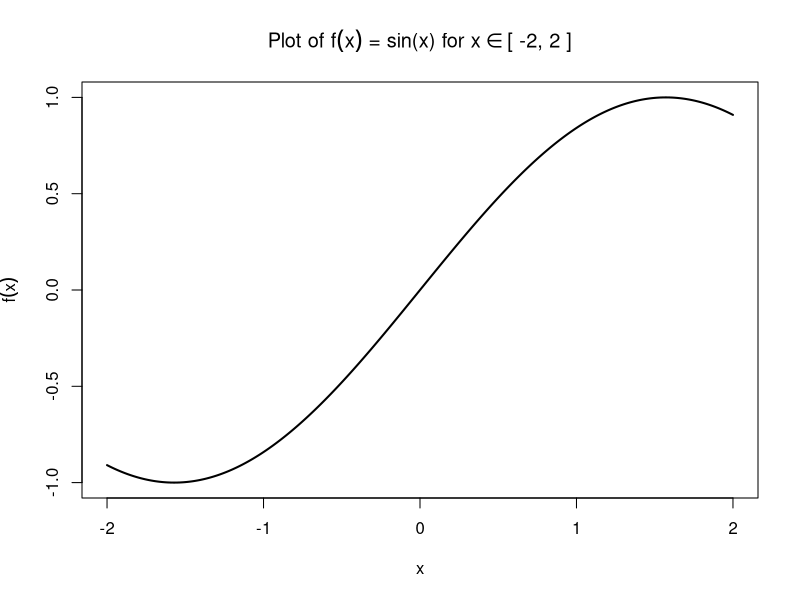
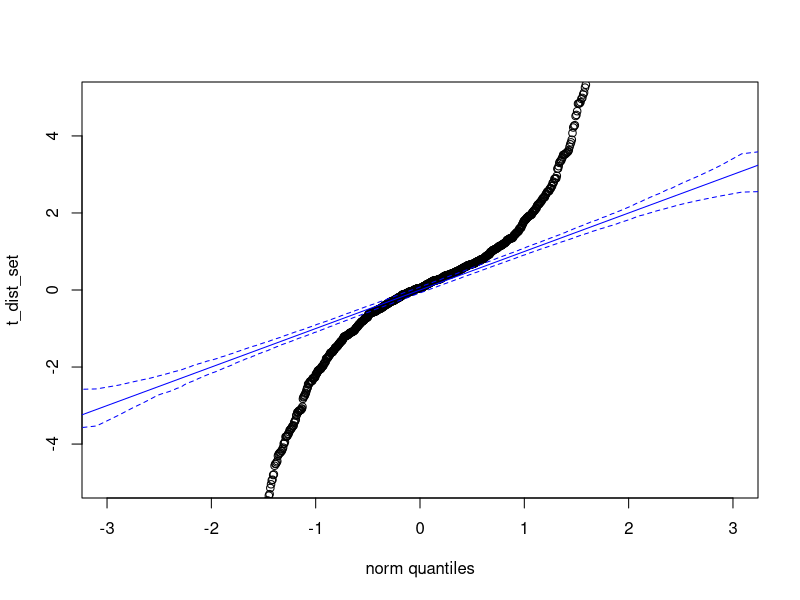
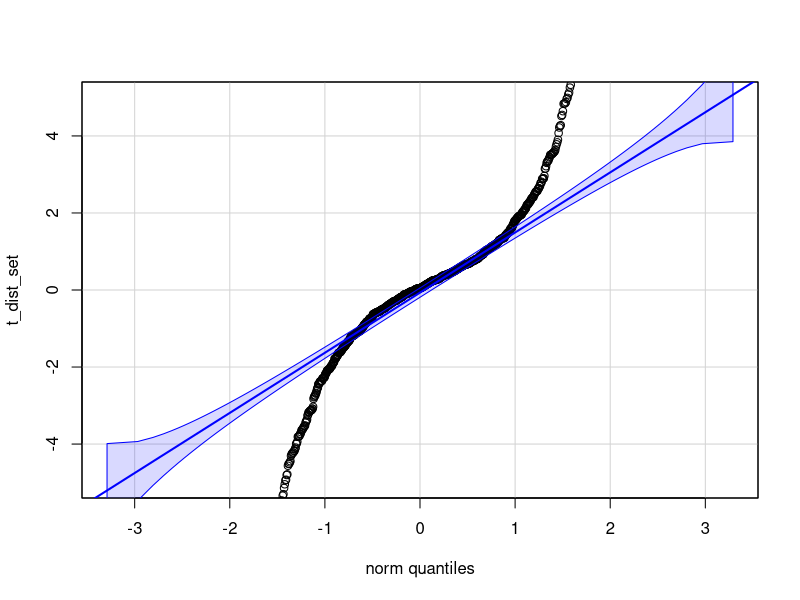

The R source for these figures, in order:
## ---- chunk 1
x <- seq(-2, 2, length.out = 500)
y <- sin(x)

plot(
  x, y,
  type = "l",
  lwd = 2,
  main = expression(paste("Plot of ", f(x), " = sin(x) for ", x %in% "[ -2, 2 ]")),
  xlab = "x",
  ylab = expression(f(x)),
  xlim = c(-2, 2))
## ---- chunk 2
t_dist_set = sort(rt(1000,1))
theoretical_pop = sort(rnorm(1000000))
quantiles = theoretical_pop[seq(1,1000000, length.out = 1000)] 

envelope_matrix = matrix(NA, nrow = 1000, ncol = 1000)
for(i in 1:1000) {
  envelope_matrix[i, ] = sort(rnorm(1000))
}

lower_bound = apply(envelope_matrix, 2, quantile, probs = 0.025)
upper_bound =  apply(envelope_matrix, 2, quantile, probs = 0.975)

plot(quantiles, t_dist_set, ylim = c(-5, 5), xlim = c(-3, 3), xlab = "norm quantiles")
abline(a = 0, b = 1, col = "blue")
lines(quantiles, lower_bound, col = "blue", lty = 2)
lines(quantiles, upper_bound, col = "blue", lty = 2)
## ---- chunk 3
install.packages("car", type = "binary")
library(car)

qqPlot(t_dist_set, envelope = 0.95, ylim = c(-5, 5))
